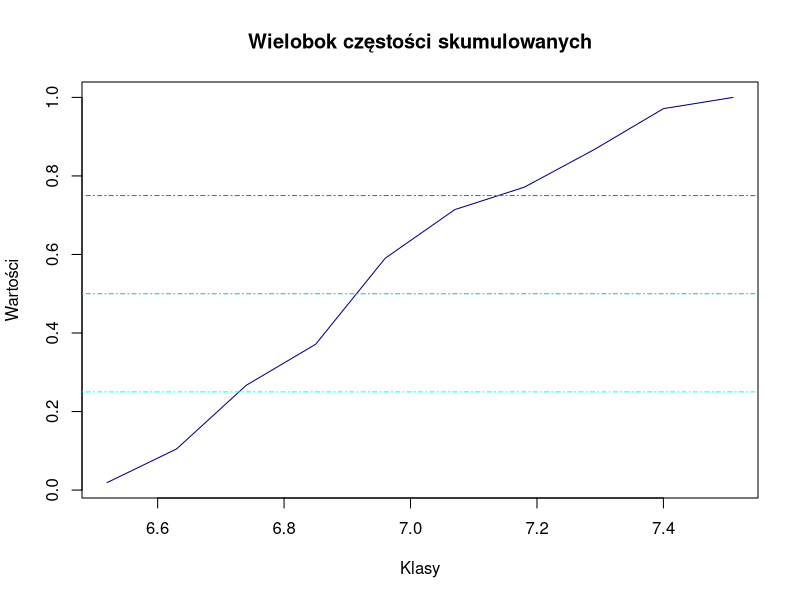

Here is the R script that generated this plot: (Note: this script raises an error after producing the figure.)

dane=c(6.47,6.47,6.60,6.60,6.62,6.62,6.63,6.63,6.65,6.66,
       6.68,6.69,6.70,6.70,6.71,6.71,6.71,6.73,6.73,6.74,
       6.74, 6.75, 6.75, 6.75, 6.77, 6.78, 6.79, 6.79, 6.80, 6.81,
       6.81, 6.81, 6.82, 6.82, 6.84, 6.85, 6.86, 6.86, 6.88, 6.91,
       6.91, 6.91, 6.91, 6.91, 6.92, 6.94, 6.94, 6.94, 6.94, 6.94,
       6.94, 6.95, 6.95, 6.95, 6.96, 6.96, 6.97, 6.98, 7.00, 7.00,
       7.01, 7.01, 7.02, 7.03, 7.04, 7.04, 7.05, 7.06, 7.09, 7.09,
       7.09, 7.10, 7.10, 7.12, 7.12, 7.14, 7.16, 7.17, 7.18, 7.18,
       7.18, 7.24, 7.26, 7.27, 7.29, 7.29, 7.29, 7.29, 7.32, 7.33,
       7.34, 7.35, 7.35, 7.35, 7.36, 7.39, 7.39, 7.40, 7.40, 7.41,
       7.41, 7.44, 7.46, 7.48, 7.53)

#ZADANIE 1 - interpretacja z poprzedniego
#a
quantile(dane)
#  0%  25%  50%  75% 100% 
# 6.47 6.79 6.95 7.18 7.53 

#b
quantile(dane, probs=c(.20, .50, .80))
#  20%   50%   80% 
#6.748 6.950 7.274 

#c
quantile(dane, probs=c(.13, .87))
#   13%    87% 
#  6.7052 7.3448 

#d
quantile(dane, probs=c(2/3, 0.072, 0.974))
#  20%   50%   80% 
#6.748 6.950 7.274 

#ZADANIE 2
#DUŻE!!!
n=length(dane)
round(sqrt(n)) 
k=10
a=0.01 #to alfa
mi=min(dane)
ma=max(dane)
R=ma-mi
#dlugość przedziału
b=ceiling((R+a/2)/(k*a))*a
b
mi-a/2+k*b #oh, nie wiem co to
#wektor krańca przedziałów
kr=mi-a/2+b*c(0:k)
kr

#HISTOGRAM
h=hist(dane, breaks=kr, plot=F)
#SZEREG ROZDZIELCZY
przedział=1:k
lewy_kr=kr[1:k]
prawy_kr=kr[2:(k+1)]
lewy_kr
prawy_kr

#liczebność
liczność_klasy=h$counts

skumulowana=cumsum(h$counts)/n

wspolrzedna_x <- (head(kr, -1) + tail(kr, -1)) / 2
cumulative_freq_table <- data.frame(wspolrzedna_x, skumulowana)
cumulative_freq_table

wielobok=plot(cumulative_freq_table$wspolrzedna_x, cumulative_freq_table$skumulowana, 
     type = "l", col = "navy", xlab = "Klasy", ylab = "Wartości",
     main = "Wielobok częstości skumulowanych")
abline(h = c(0.25, 0.5, 0.75), col = c("cyan", "cyan3", "darkcyan"), lty = 4)  # Linie dla Q1, Q2, Q3
czestoscwartosci=round(liczność_klasy/n,3)

Szereg_rozdzielczy=as.data.frame(cbind(przedział,lewy_kr,prawy_kr,liczebność, czestoscwartosci))
Szereg_rozdzielczy




write.csv(Szereg_rozdzielczy_duze, "szereg_rozdzielczy.csv", row.names = FALSE, fileEncoding = "UTF-8")


#PRÓBA 2 - z tego co robili na zajęciach u strobina

#Przywoałjmy konsytrukcję szeregu dla wynagrodzenia

dane=c(6.47,6.47,6.60,6.60,6.62,6.62,6.63,6.63,6.65,6.66,
       6.68,6.69,6.70,6.70,6.71,6.71,6.71,6.73,6.73,6.74,
       6.74, 6.75, 6.75, 6.75, 6.77, 6.78, 6.79, 6.79, 6.80, 6.81,
       6.81, 6.81, 6.82, 6.82, 6.84, 6.85, 6.86, 6.86, 6.88, 6.91,
       6.91, 6.91, 6.91, 6.91, 6.92, 6.94, 6.94, 6.94, 6.94, 6.94,
       6.94, 6.95, 6.95, 6.95, 6.96, 6.96, 6.97, 6.98, 7.00, 7.00,
       7.01, 7.01, 7.02, 7.03, 7.04, 7.04, 7.05, 7.06, 7.09, 7.09,
       7.09, 7.10, 7.10, 7.12, 7.12, 7.14, 7.16, 7.17, 7.18, 7.18,
       7.18, 7.24, 7.26, 7.27, 7.29, 7.29, 7.29, 7.29, 7.32, 7.33,
       7.34, 7.35, 7.35, 7.35, 7.36, 7.39, 7.39, 7.40, 7.40, 7.41,
       7.41, 7.44, 7.46, 7.48, 7.53)

n=length(dane)
alfa=0.01
#rozstęp
ma=max(dane)
mi=min(dane)
R=ma-mi
#liczba klas
n=length(dane)
#k=round(sqrt(n))
k=10
#długość klasy
(R+alfa/2)/k
#po zaokrągleniu
#b=0.1065
#bardziej automatycznie
(R+alfa/2)/k*100
ceiling((R+alfa/2)/k*100)
ceiling((R+alfa/2)/k*100)/100 #100=1/alfa u nas
b=ceiling((R+alfa/2)/k/alfa)*alfa
b
#sprawdźmy czy taka długość jest wystarczająca - czy
#prawy kraniec ostatniej klasy jest większy nią wartość maksymalna
mi-alfa/2+k*b>ma

#definujemy krańce klas
krańce_klas=seq(mi-alfa/2,mi-alfa/2+k*b,by=b)
krańce_klas

hist=hist(dane,breaks=krańce_klas)
liczność=hist$counts

#pojawia się komunikat, że histogram dla liczebności klas
#może zniekształcać informację

długości_klas=prawy_kr-lewy_kr
długości_klas

#wyznaczamy natężenia liczebności oraz częstości - przyjmiemy 
#h=1 (wówczas natężenia częstości to gęstości)

nat_licz=liczebność/długości_klas
nat_licz
gęst=nat_licz/n
gęst

#Konstruujemy szereg dla natężeń i gęstości
nowy_szereg=data.frame(
  lewy_kr,prawy_kr,liczebność,
  natężenie_licz=nat_licz,gęstość=gęst
)
#podajmy z wartościami nat. liecznoścoi zaokrąglonymi
#do jednego, oraz gęstością do trzech miejsc po przecinku
nowy_szereg_z=data.frame(
  lewy_kr,prawy_kr,liczebność,
  natężenie_licz=round(nat_licz,1),gęstość=round(gęst,3)
)
nowy_szereg_z

#Generowanie odpowiedniego histogramu

#w poleceniu hist, parametr freq=F wygeneruje gęstości (podobnie density=T)

hist1=hist(Wynagrodzenie,breaks=nowe_k,freq=F,labels=T)
hist1$counts
hist1$density

#dla innych wartości, np. dla matężeń, postąpimy inaczej - 
#zdefiniujemy odpowiednie wartości w uprzednio zdefiniowanym
#histogramie

h_n1=hist(Wynagrodzenie,breaks=nowe_k)
class(h_n1)
h_n1$counts=nat_licz #przypisujemy wartości natężeń
plot(h_n1,freq = T,labels = T)


#podobnie możemy stworzyć histogram procentowy
h_n2=hist(Wynagrodzenie,breaks=nowe_k)
h_n2$counts=nowe_licz/n*100
plot(h_n2,freq = T,labels = T)
plot(h_n2,freq = T)

#Wieloboki
k_n=length(kr)

nowe_środki=(lewy_kr+prawy_kr)/2
nowe_środki
ppx=kr[1]-długości_klas[1]/2  #wsp. x pierwszego punktu
opx=kr[n+1]+długości_klas[k_n]/2 #wsp. x ostatniego punktu

wsp_x=c(ppx,nowe_środki,opx)
wsp_x

#wielobok natężeń liczebności
licz_y=c(0,liczebność,0)
plot(wsp_x,licz_y, type="l",lwd=2) 
#w funkcji plot - typ "l" aby była linia
#lwd - grubość linii

#wielobok gęstości
gęst_y=c(0,gęst,0)
plot(wsp_x,gęst_y, type="l",lwd=2) 

#naniesiemy wielobok na histogram
#polecenie points() dodaje punkty do już
#utworzonego wykresu

hist(Wynagrodzenie,breaks=nowe_k,freq=F)
points(wsp_x,gęst_y,type="l",lwd=2,col="green")

#rozszerzmy zakres x tak by cały wielobok się mieścił
hist(Wynagrodzenie,breaks=nowe_k,freq=F,xlim=c(ppx-0.1,opx+0.1))
points(wsp_x,gęst_y,type="l",lwd=2,col="green")


#Wieloboki wartości skumulowanych

#wielobok liczebności skumulowanych
licz_sk=cumsum(liczebność)
licz_sk
licz_sk_y=c(0,licz_sk)
plot(kr,licz_sk_y,type="l",col="red",lwd=2)

#wielobok częstości skumulowanych
częst_sk=cumsum(liczebność)/n
częst_sk
częst_sk_y=c(0,częst_sk)
plot(kr,częst_sk_y,type="l",col="blue",lwd=2)

#porównajmy z faktyczną dystrybuantą empiryczną
#paramtr cex  -wielokość kropek/linii
plot(ecdf(Wynagrodzenie),cex=0.1)
points(nowe_k,częst_sk_y,type="l",col="red",lwd=1)

#wrysowanie prostych do wykresu - funkcja abline
#parametr v - linia pozioma, h- pionowa
plot(kr,częst_sk_y,type="l",col="navy",lwd=2, main="Wielobok częstości skumulowanych", xlab="Klasy", ylab="Wartości")
abline(h = c(0.25, 0.5, 0.75), col = c("cyan", "cyan3", "darkcyan"), lty = 4)  # Linie dla Q1, Q2, Q3


#z wykresów odczytujemy orientacyjne wartości mediany i
#pierwszego kwartyla Q1
#pierwszy kwartyl ok. 1.8
#mediana ok. 1.9
#prawdziwe wartości

median(Wynagrodzenie)
quantile(Wynagrodzenie,0.25)



